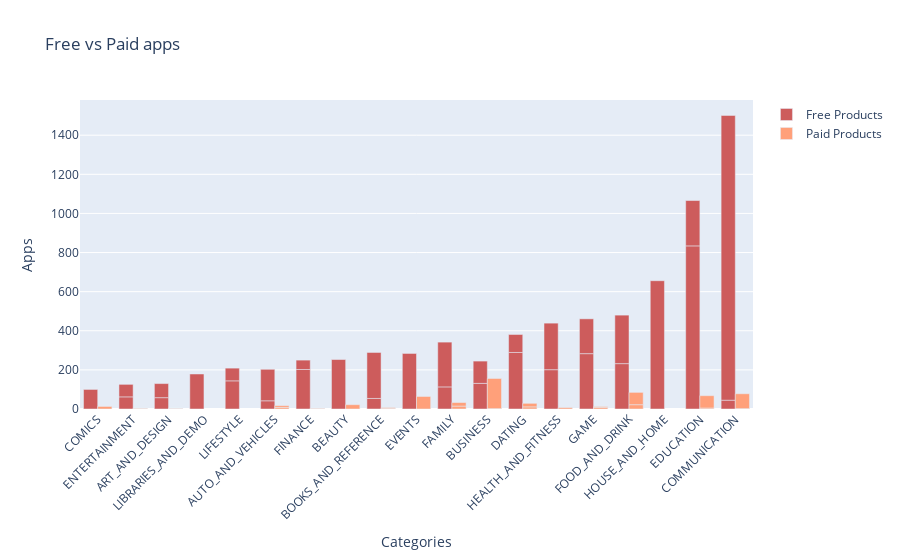

The cell this chart's notebook holds for it:
### Code cell
#==========================================================Converting the data above into a bar graph=======================================================================================#
#Creating a table with the categories and whether it is free or not. 
cateogories_to_types = clean_df.groupby(["Category", "Type"],as_index= False).agg({"App":"count"})

# Pulling from the documentation: 
import plotly.graph_objects as go 

fig = go.Figure()       
                                                             # Create a blank canvas 
fig.add_trace(go.Bar(
        x= cateogories_to_types["Category"], 
        y= cateogories_to_types[ cateogories_to_types["Type"]== "Free"]["App"],         # State the x and Y values 
        name = "Free Products", 
        marker_color='indianred', 
))

fig.add_trace(go.Bar(
    x=cateogories_to_types["Category"],
    y=cateogories_to_types[cateogories_to_types["Type"] == "Paid"]["App"],
    name='Paid Products',
    marker_color='lightsalmon'
))

fig.update_layout(
    xaxis_title="Categories",
    yaxis_title="Apps",
    title ="Free vs Paid apps"
)


fig.update_xaxes(categoryorder='category ascending')                    # The cateogies in alphabetcial order 
fig.update_layout(barmode='group', xaxis_tickangle=-45)                 # Chanign the angle of the tickbox
fig.update_xaxes(categoryorder='total ascending')                       # The values in ascending order
fig.show()

### Figure 1 — Plotly figure (JSON) as saved in the notebook; plotly's stock layout.template omitted (floating-point values rounded to 4 significant figures)
{"data": [{"marker": {"color": "indianred"}, "name": "Free Products", "type": "bar", "x": ["ART_AND_DESIGN", "ART_AND_DESIGN", "AUTO_AND_VEHICLES", "AUTO_AND_VEHICLES", "BEAUTY", "BOOKS_AND_REFERENCE", "BOOKS_AND_REFERENCE", "BUSINESS", "BUSINESS", "COMICS", "COMMUNICATION", "COMMUNICATION", "DATING", "DATING", "EDUCATION", "EDUCATION", "ENTERTAINMENT", "ENTERTAINMENT", "EVENTS", "FAMILY", "FAMILY", "FINANCE", "FINANCE", "FOOD_AND_DRINK", "FOOD_AND_DRINK", "GAME", "GAME", "HEALTH_AND_FITNESS", "HEALTH_AND_FITNESS", "HOUSE_AND_HOME", "LIBRARIES_AND_DEMO", "LIFESTYLE", "LIFESTYLE", "MAPS_AND_NAVIGATION", "MAPS_AND_NAVIGATION", "MEDICAL", "MEDICAL", "NEWS_AND_MAGAZINES", "NEWS_AND_MAGAZINES", "PARENTING", "PARENTING", "PERSONALIZATION", "PERSONALIZATION", "PHOTOGRAPHY", "PHOTOGRAPHY", "PRODUCTIVITY", "PRODUCTIVITY", "SHOPPING", "SHOPPING", "SOCIAL", "SOCIAL", "SPORTS", "SPORTS", "TOOLS", "TOOLS", "TRAVEL_AND_LOCAL", "TRAVEL_AND_LOCAL", "VIDEO_PLAYERS", "VIDEO_PLAYERS", "WEATHER", "WEATHER"], "y": [58, 72, 42, 161, 253, 54, 235, 131, 114, 100, 45, 1456, 289, 92, 834, 232, 62, 64, 284, 113, 229, 202, 48, 232, 248, 283, 178, 201, 238, 656, 179, 144, 65]}, {"marker": {"color": "lightsalmon"}, "name": "Paid Products", "type": "bar", "x": ["ART_AND_DESIGN", "ART_AND_DESIGN", "AUTO_AND_VEHICLES", "AUTO_AND_VEHICLES", "BEAUTY", "BOOKS_AND_REFERENCE", "BOOKS_AND_REFERENCE", "BUSINESS", "BUSINESS", "COMICS", "COMMUNICATION", "COMMUNICATION", "DATING", "DATING", "EDUCATION", "EDUCATION", "ENTERTAINMENT", "ENTERTAINMENT", "EVENTS", "FAMILY", "FAMILY", "FINANCE", "FINANCE", "FOOD_AND_DRINK", "FOOD_AND_DRINK", "GAME", "GAME", "HEALTH_AND_FITNESS", "HEALTH_AND_FITNESS", "HOUSE_AND_HOME", "LIBRARIES_AND_DEMO", "LIFESTYLE", "LIFESTYLE", "MAPS_AND_NAVIGATION", "MAPS_AND_NAVIGATION", "MEDICAL", "MEDICAL", "NEWS_AND_MAGAZINES", "NEWS_AND_MAGAZINES", "PARENTING", "PARENTING", "PERSONALIZATION", "PERSONALIZATION", "PHOTOGRAPHY", "PHOTOGRAPHY", "PRODUCTIVITY", "PRODUCTIVITY", "SHOPPING", "SHOPPING", "SOCIAL", "SOCIAL", "SPORTS", "SPORTS", "TOOLS", "TOOLS", "TRAVEL_AND_LOCAL", "TRAVEL_AND_LOCAL", "VIDEO_PLAYERS", "VIDEO_PLAYERS", "WEATHER", "WEATHER"], "y": [3, 1, 8, 9, 22, 3, 4, 2, 154, 13, 2, 76, 11, 18, 5, 63, 2, 2, 64, 15, 18, 2, 2, 22, 63, 8, 4, 7]}], "layout": {"barmode": "group", "title": {"text": "Free vs Paid apps"}, "xaxis": {"categoryorder": "total ascending", "tickangle": -45, "title": {"text": "Categories"}}, "yaxis": {"title": {"text": "Apps"}}}}
